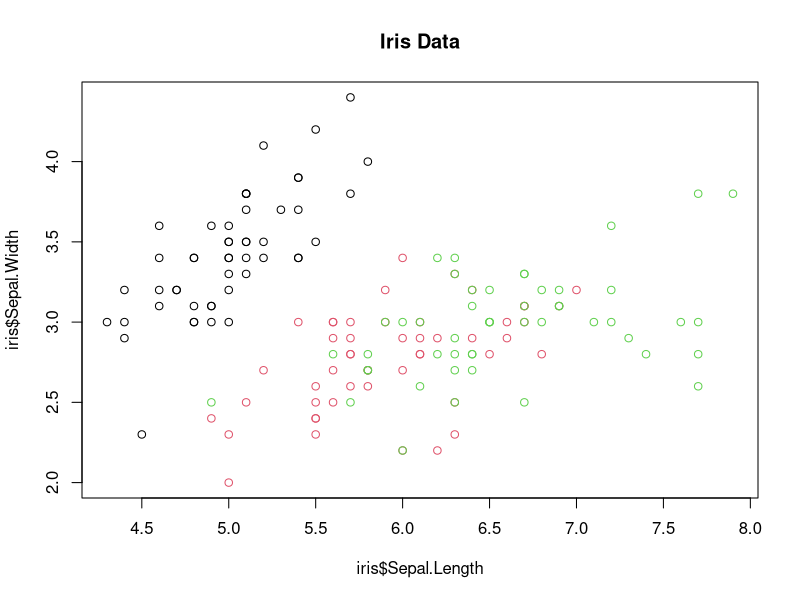
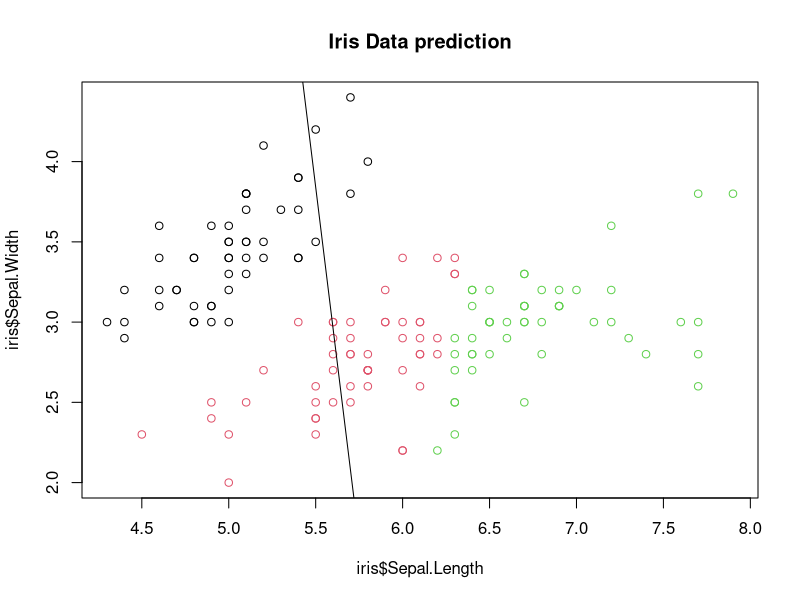
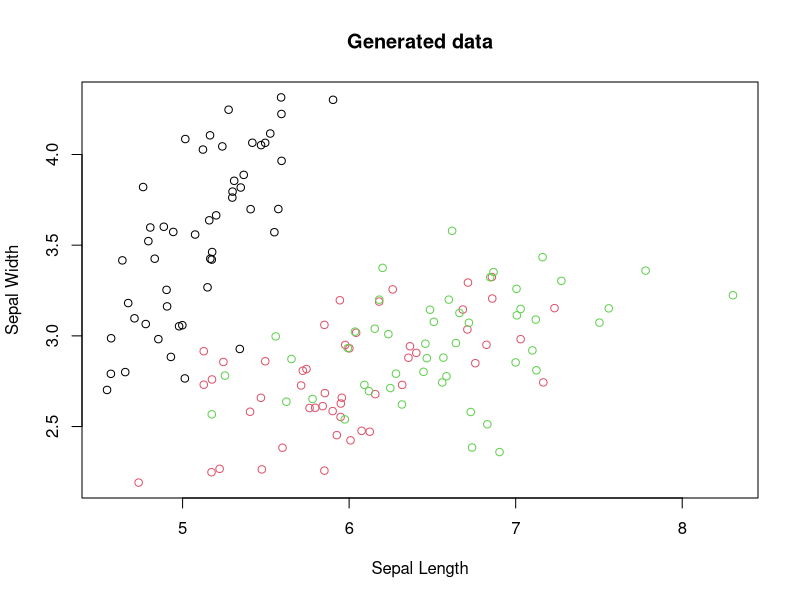
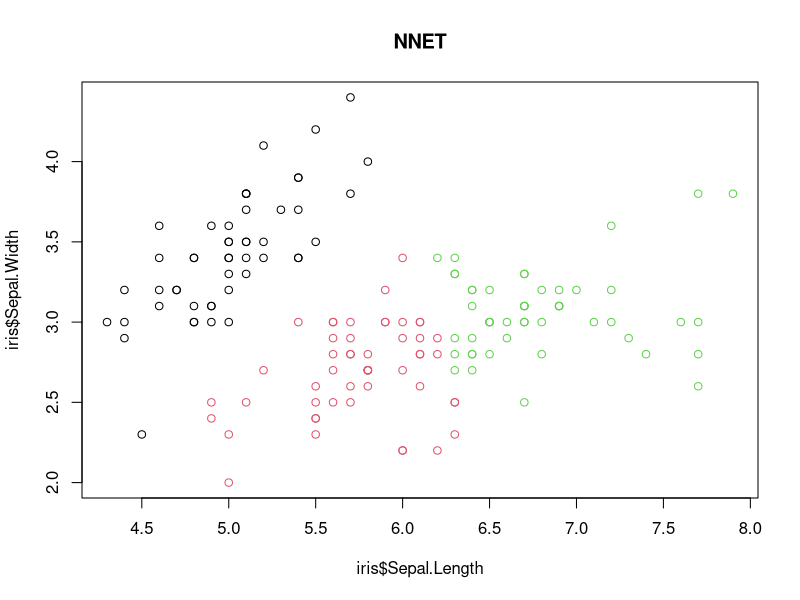

Source code (R) for these figures, in order:
library(datasets)
library(MASS) #LDA
library(nnet) 
library(mvtnorm)
library(caret)


data(iris)
summary(iris)
set.seed(12345)

dimen =function(x_){
  print(NROW(x_))
  print(NCOL(x_))
}

softmax =function(x){
  num1 = exp(x)
  num2 = sum(exp(x))
  return (num1/num2)
}


plot(iris$Sepal.Length, iris$Sepal.Width,col = iris$Species, main="Iris Data")
#legend(5,5,unique(iris$Species),col=1:length(iris$Species),pch=1)
#Setosa will be easy to classify using LDA since they are clearly 
#seperated. Versicolor and viginica have no clear border between 
#them and LDA will be harder.

mean1_len = mean(iris$Sepal.Length[iris$Species=='setosa'])
mean2_len = mean(iris$Sepal.Length[iris$Species=='versicolor'])
mean3_len = mean(iris$Sepal.Length[iris$Species=='virginica'])

mean1_wid = mean(iris$Sepal.Width[iris$Species=='setosa'])
mean2_wid = mean(iris$Sepal.Width[iris$Species=='versicolor'])
mean3_wid = mean(iris$Sepal.Width[iris$Species=='virginica'])

mean1 <- c(mean1_len, mean1_wid)
mean2 <- c(mean2_len, mean2_wid)
mean3 <- c(mean3_len, mean3_wid)

N1 = length(iris$Species[iris$Species=='setosa'])
N2 = length(iris$Species[iris$Species=='versicolor'])
N3 = length(iris$Species[iris$Species=='virginica'])
pi_1 = N1 / length(iris$Species)
pi_2 = N2 / length(iris$Species)
pi_3 = N3 / length(iris$Species)

#Covariance matricies
(cov(subset(iris,subset=Species=='setosa',select=-Species)) -> S1)
(cov(subset(iris,subset=Species=='versicolor',select=-Species)) -> S2)
(cov(subset(iris,subset=Species=='virginica',select=-Species)) -> S3)
#cov(x = [x1, x2]) 

x = matrix(c(iris$Sepal.Length,iris$Sepal.Width),nrow=length(iris$Sepal.Length))

overall_cov = ginv((S1[1:2,1:2]*N1 + S2[1:2,1:2]*N2 + S3[1:2,1:2]*N3)/sum(N1,N2, N3))

w01 = (-1/2)*t(mean1)%*%overall_cov%*%mean1 + log(pi_1)
w1 = overall_cov  %*% mean1
disc1 = (x%*% w1) + w01[1,1]

w02 = (-1/2)*t(mean2)%*%overall_cov%*%mean2 + log(pi_2)
w2 = overall_cov  %*% mean2
disc2 = (x%*% w2) + w02[1,1]

w03 = (-1/2)*t(mean3)%*%overall_cov%*%mean3 + log(pi_3)
w3 = overall_cov  %*% mean3
disc3 = (x%*% w3) + w03[1,1]

prediction =function(disc1_, disc2_, disc3_){
  
  #disc <- cbind(softmax(disc1_), softmax(disc2_), softmax(disc3_))
  disc <- cbind(disc1_, disc2_, disc3_)
  num2 = cbind(1:nrow(disc), max.col(disc, 'first'))

  return (num2[,2])
    
}
num2 = prediction(disc1, disc2, disc3)

#, xlim=c(0,10), ylim=c(0,10)

plot(iris$Sepal.Length, iris$Sepal.Width, col = num2,
     main="Iris Data prediction")
table(iris[,5],num2)

#Solve: w3*x+w03 = w1*x+w01

k_ = w1-w2
k=k_[1]/k_[2]
m = (w01[1,1]-w02[1,1])/k_[2]
abline(m, k)

k_ = w1-w3
k=k_[1]/k_[2]
m = (w01[1,1]-w03[1,1])/k_[2]
abline(m, k)

k_ = w3-w2
k=k_[1]/k_[2]
m = (w03[1,1]-w02[1,1])/k_[2]
abline(m, k)

#Fit the model
model = lda( iris$Species ~ iris$Sepal.Length + iris$Sepal.Width, iris)

# Make predictions
predictions = predict(model, newdata=iris[,c(1,2,3,4)])$class
# Model accuracy
table(iris[,5],predictions)

#Q4

num5 = cbind(rmvnorm(50, mean = mean1, sigma = S1[1:2,1:2]), 1)
num6 = cbind(rmvnorm(50, mean = mean2, sigma = S2[1:2,1:2]), 2)
num7 = cbind(rmvnorm(50, mean = mean3, sigma = S3[1:2,1:2]), 3)
new_data = rbind(num5, num6, num7)
plot( new_data[,1], new_data[,2],
      col = new_data[,3],
      xlab="Sepal Length", ylab="Sepal Width",
      main="Generated data")

#Q5
model_nnet = multinom(iris$Species ~ iris$Sepal.Length + iris$Sepal.Width,
                      iris)

nnet_predictions <- predict(model_nnet,iris,type = "class")
table(iris$Species,nnet_predictions)

cfm1 <- confusionMatrix(iris$Species, nnet_predictions)
cfm2 <- confusionMatrix(iris$Species, predictions)

plot(iris$Sepal.Length, iris$Sepal.Width,col = nnet_predictions, main="NNET")



